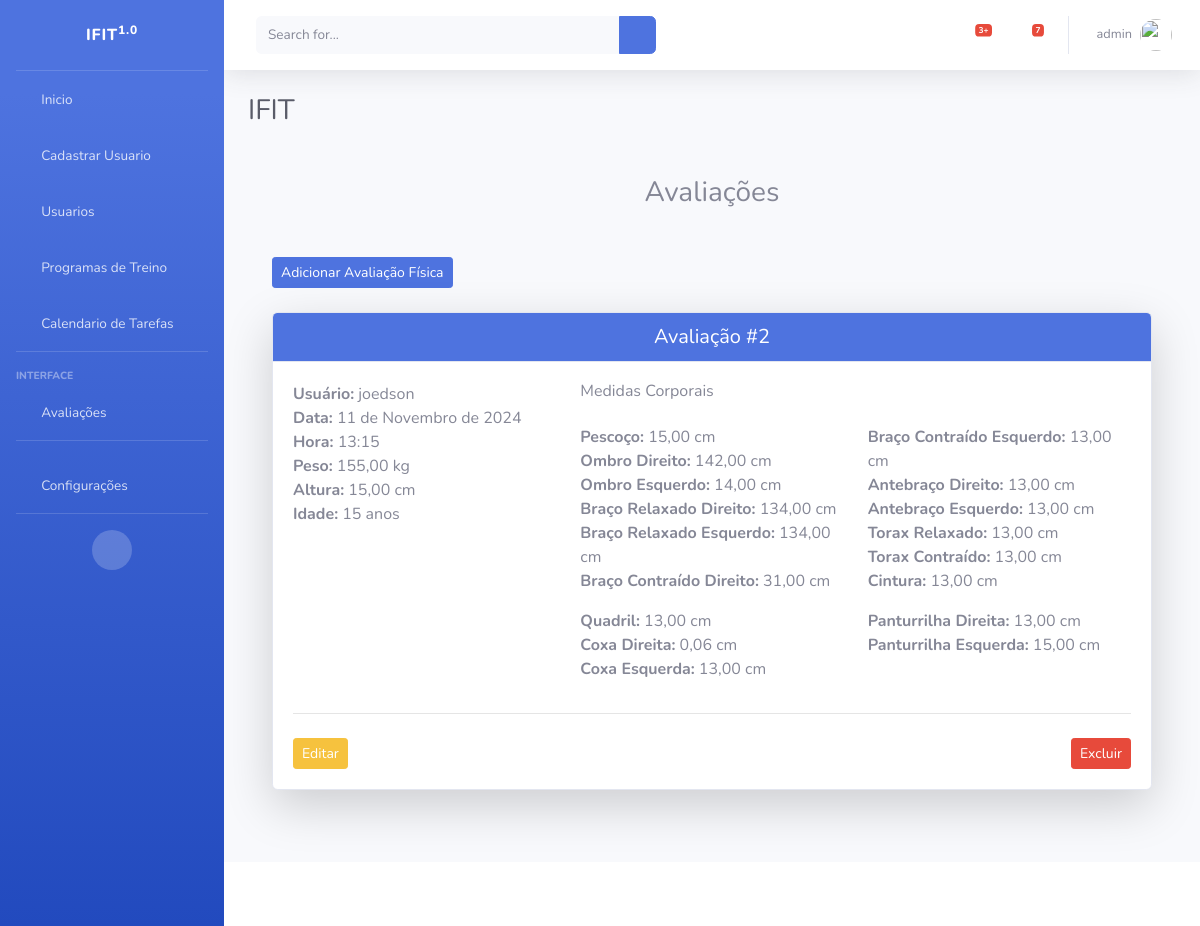
Page /listar/avaliacoes/ (signed in) on the committed database.
### cadastros/models.py (models this page shows, shortened)
class Avaliacao(models.Model):
    usuario = models.ForeignKey(User, on_delete=models.CASCADE)
    data = models.DateField()
    hora = models.TimeField()
    idade = models.PositiveIntegerField()
    peso = models.DecimalField(max_digits=5, decimal_places=2)
    altura = models.DecimalField(max_digits=4, decimal_places=2)
    pescoco = models.DecimalField(max_digits=5, decimal_places=2)
    ombro_dir = models.DecimalField(max_digits=5, decimal_places=2)
    ombro_esq = models.DecimalField(max_digits=5, decimal_places=2)
    braco_relaxado_dir = models.DecimalField(max_digits=5, decimal_places=2)
    braco_relaxado_esq = models.DecimalField(max_digits=5, decimal_places=2)
    braco_contraido_dir = models.DecimalField(max_digits=5, decimal_places=2)
    braco_contraido_esq = models.DecimalField(max_digits=5, decimal_places=2)
    antebraco_dir = models.DecimalField(max_digits=5, decimal_places=2)
    antebraco_esq = models.DecimalField(max_digits=5, decimal_places=2)
    torax_relaxado = models.DecimalField(max_digits=5, decimal_places=2)
    torax_contraido = models.DecimalField(max_digits=5, decimal_places=2)
    cintura = models.DecimalField(max_digits=5, decimal_places=2)
    quadril = models.DecimalField(max_digits=5, decimal_places=2)
    coxa_dir = models.DecimalField(max_digits=5, decimal_places=2)
    coxa_esq = models.DecimalField(max_digits=5, decimal_places=2)
    panturrilha_dir = models.DecimalField(max_digits=5, decimal_places=2)
    panturrilha_esq = models.DecimalField(max_digits=5, decimal_places=2)

### cadastros/views.py (the view)
# urls.py: path('listar/avaliacoes/', AvaliacaoList.as_view(), name='listar-avaliacoes'),
class AvaliacaoList(LoginRequiredMixin, ListView):
    login_url = reverse_lazy('login')
    model = Avaliacao
    template_name = 'cadastros/listas/avaliacao.html'
    def get_queryset(self):
        if self.request.user.is_staff:
            return Avaliacao.objects.all()
        else:
            return Avaliacao.objects.filter(usuario=self.request.user)

### cadastros/templates/cadastros/listas/avaliacao.html
{% extends 'paginas/index.html' %}
{% load static %}
{% block conteudo %}
<div class="container my-5">
    <h3 class="text-center mb-5">Avaliações</h3>
    <div class="d-flex justify-content-between mb-4">
        {% if request.user.is_staff %}
        <a href="{% url 'cadastrar-avaliacao' %}" class="btn btn-primary btn-sm">Adicionar Avaliação Física</a>
        {% endif %}
    </div>
    <div class="row">
        {% for avaliacao in object_list %}
        <div class="col-md-12 mb-4">
            <div class="card shadow-lg">
                <div class="card-header bg-primary text-white">
                    <h5 class="m-0 text-center">Avaliação #{{ avaliacao.pk }}</h5>
                </div>
                <div class="card-body">
                    <div class="row">
                        <div class="col-md-4 mb-3">
                            <ul class="list-unstyled">
                                <li><strong>Usuário:</strong> {{ avaliacao.usuario }}</li>
                                <li><strong>Data:</strong> {{ avaliacao.data }}</li>
                                <li><strong>Hora:</strong> {{ avaliacao.hora }}</li>
                                <li><strong>Peso:</strong> {{ avaliacao.peso }} kg</li>
                                <li><strong>Altura:</strong> {{ avaliacao.altura }} cm</li>
                                <li><strong>Idade:</strong> {{ avaliacao.idade }} anos</li>
                            </ul>
                        </div>
                        <div class="col-md-8">
                            <h6 class="mb-4">Medidas Corporais</h6>
                            <div class="row">
                                <div class="col-6">
                                    <ul class="list-unstyled">
                                        <li><strong>Pescoço:</strong> {{ avaliacao.pescoco }} cm</li>
                                        <li><strong>Ombro Direito:</strong> {{ avaliacao.ombro_dir }} cm</li>
                                        <li><strong>Ombro Esquerdo:</strong> {{ avaliacao.ombro_esq }} cm</li>
                                        <li><strong>Braço Relaxado Direito:</strong> {{ avaliacao.braco_relaxado_dir }} cm</li>
                                        <li><strong>Braço Relaxado Esquerdo:</strong> {{ avaliacao.braco_relaxado_esq }} cm</li>
                                        <li><strong>Braço Contraído Direito:</strong> {{ avaliacao.braco_contraido_dir }} cm</li>
                                    </ul>
                                </div>
                                <div class="col-6">
                                    <ul class="list-unstyled">
                                        <li><strong>Braço Contraído Esquerdo:</strong> {{ avaliacao.braco_contraido_esq }} cm</li>
                                        <li><strong>Antebraço Direito:</strong> {{ avaliacao.antebraco_dir }} cm</li>
                                        <li><strong>Antebraço Esquerdo:</strong> {{ avaliacao.antebraco_esq }} cm</li>
                                        <li><strong>Torax Relaxado:</strong> {{ avaliacao.torax_relaxado }} cm</li>
                                        <li><strong>Torax Contraído:</strong> {{ avaliacao.torax_contraido }} cm</li>
                                        <li><strong>Cintura:</strong> {{ avaliacao.cintura }} cm</li>
                                    </ul>
                                </div>
                            </div>
                            <div class="row">
                                <div class="col-6">
                                    <ul class="list-unstyled">
                                        <li><strong>Quadril:</strong> {{ avaliacao.quadril }} cm</li>
                                        <li><strong>Coxa Direita:</strong> {{ avaliacao.coxa_dir }} cm</li>
                                        <li><strong>Coxa Esquerda:</strong> {{ avaliacao.coxa_esq }} cm</li>
                                    </ul>
                                </div>
                                <div class="col-6">
                                    <ul class="list-unstyled">
                                        <li><strong>Panturrilha Direita:</strong> {{ avaliacao.panturrilha_dir }} cm</li>
                                        <li><strong>Panturrilha Esquerda:</strong> {{ avaliacao.panturrilha_esq }} cm</li>
                                    </ul>
                                </div>
                            </div>
                        </div>
                    </div>
                    <hr>
                    <div class="d-flex justify-content-between mt-4">
                        <a href="{% url 'editar-avaliacao' avaliacao.pk %}" class="btn btn-warning btn-sm" title="Editar">Editar</a>
                        <a href="{% url 'excluir-avaliacao' avaliacao.pk %}" class="btn btn-danger btn-sm" title="Excluir">Excluir</a>
                    </div>
                </div>
            </div>
        </div>
        {% empty %}
        <div class="col-12">
            <div class="alert alert-info text-center">
                Nenhuma Avaliação registrada.
            </div>
        </div>
        {% endfor %}
    </div>
</div>
{% endblock %}

### paginas/templates/paginas/index.html (shortened to what this page needs)
{% load static %}
<!DOCTYPE html>
<html lang="pt-br">
<head>
    <link href={% static "fontawesome-free/css/all.min.css" %} rel="stylesheet" type="text/css">
    <link href={% static "css/sb-admin-2.min.css" %} rel="stylesheet" type="text/css">
    <link href={% static "css/sb-admin-2.min.css" %} rel="stylesheet">
</head>
<body id="page-top">
    <div id="wrapper">
        <ul class="navbar-nav bg-gradient-primary sidebar sidebar-dark accordion" id="accordionSidebar">
            <a class="sidebar-brand d-flex align-items-center justify-content-center" href="index.html">
                <div class="sidebar-brand-text mx-3">IFIT<sup>1.0</sup></div>
            </a>
            <hr class="sidebar-divider my-0">
            <li class="nav-item">
                    <a class="nav-link" href="{% url 'inicio' %}">
                        <i class="fas fa-fw fa-tachometer-alt"></i>
                        <span>Inicio</span>
                    </a>
            </li>
            <li class="nav-item">
                {% if user.is_staff %}
                    <a class="nav-link" href="{% url 'registrar' %}">
                        <i class="fas fa-fw fa-tachometer-alt"></i>
                        <span>Cadastrar Usuario</span>
                    </a>
                {% endif %}
            </li>
            <li class="nav-item">
                {% if user.is_staff %}
                    <a class="nav-link" href="{% url 'listar-usersauth' %}">
                        <i class="fas fa-fw fa-tachometer-alt"></i>
                        <span>Usuarios</span>
                    </a>
                {% endif %}
            </li>
            <li class="nav-item">
                <a class="nav-link" href="{% url 'listar-training-exercicios' %}">
                    <i class="fas fa-fw fa-tachometer-alt"></i>
                    <span>Programas de Treino</span></a>
            </li>
            <li class="nav-item">
                <a class="nav-link" href="{% url 'calendar' %}">
                    <i class="fas fa-fw fa-tachometer-alt"></i>
                    <span>Calendario de Tarefas</span></a>
            </li>
            <hr class="sidebar-divider">
            <div class="sidebar-heading">
                Interface
            </div>
            <li class="nav-item">
                <a class="nav-link collapsed" href="#" data-toggle="collapse" data-target="#collapseTwo"
                    aria-expanded="true" aria-controls="collapseTwo">
                    <i class="fas fa-fw fa-cog"></i>
                    <span>Avaliações</span>
                </a>
            </li>
            <hr class="sidebar-divider">
            <li class="nav-item">
                <a class="nav-link collapsed" href="#" data-toggle="collapse" data-target="#collapseUtilities"
                    aria-expanded="true" aria-controls="collapseUtilities">
                    <i class="fas fa-fw fa-wrench"></i>
                    <span>Configurações</span>
                </a>
            </li>
            <hr class="sidebar-divider d-none d-md-block">
            <div class="text-center d-none d-md-inline">
                <button class="rounded-circle border-0" id="sidebarToggle"></button>
            </div>
        </ul>
        <div id="content-wrapper" class="d-flex flex-column">
            <div id="content">
                <nav class="navbar navbar-expand navbar-light bg-white topbar mb-4 static-top shadow">
                    <form
                        class="d-none d-sm-inline-block form-inline mr-auto ml-md-3 my-2 my-md-0 mw-100 navbar-search">
                        <div class="input-group">
                            <input type="text" class="form-control bg-light border-0 small" placeholder="Search for..."
                                aria-label="Search" aria-describedby="basic-addon2">
                            <div class="input-group-append">
                                <button class="btn btn-primary" type="button">
                                    <i class="fas fa-search fa-sm"></i>
                                </button>
                            </div>
                        </div>
                    </form>
                    <ul class="navbar-nav ml-auto">
                        <li class="nav-item dropdown no-arrow mx-1">
                            <a class="nav-link dropdown-toggle" href="#" id="alertsDropdown" role="button"
                                data-toggle="dropdown" aria-haspopup="true" aria-expanded="false">
                                <i class="fas fa-bell fa-fw"></i>
                                <span class="badge badge-danger badge-counter">3+</span>
                            </a>
                        </li>
                        <li class="nav-item dropdown no-arrow mx-1">
                            <a class="nav-link dropdown-toggle" href="#" id="messagesDropdown" role="button"
                                data-toggle="dropdown" aria-haspopup="true" aria-expanded="false">
                                <i class="fas fa-envelope fa-fw"></i>
                                <span class="badge badge-danger badge-counter">7</span>
                            </a>
                        </li>
                        <li class="nav-item dropdown no-arrow">
                            {% if request.user.is_authenticated %}
                            <a class="nav-link dropdown-toggle" href="#" id="userDropdown" role="button"
                                data-toggle="dropdown" aria-haspopup="true" aria-expanded="false">
                                <span class="mr-2 d-none d-lg-inline text-gray-600 small">{{ request.user }}</span>
                                <img class="img-profile rounded-circle"
                                    src="img/undraw_profile.svg">
                            </a>
                            {% endif %}
                        </li>
                    </ul>
                </nav>
                <div class="container-fluid">
                    <h1 class="h3 mb-4 text-gray-800">IFIT</h1>
                    {% block conteudo %}{% endblock %}
                </div>
            </div>
            <footer class="sticky-footer bg-white">
            </footer>
        </div>
    </div>
</body>
</html>

### rows in the picture
Avaliacao: pk "2", usuario "joedson", data "11 de Novembro de 2024", hora "13:15", peso "155,00", altura "15,00", idade "15", pescoco "15,00", ombro_dir "142,00", ombro_esq "14,00", braco_relaxado_dir "134,00", braco_relaxado_esq "134,00", braco_contraido_dir "31,00", braco_contraido_esq "13,00", antebraco_dir "13,00", antebraco_esq "13,00", torax_relaxado "13,00", torax_contraido "13,00", cintura "13,00", quadril "13,00", coxa_dir "0,06", coxa_esq "13,00", panturrilha_dir "13,00", panturrilha_esq "15,00"

### other values in the picture
{{ request.user }} "admin"
